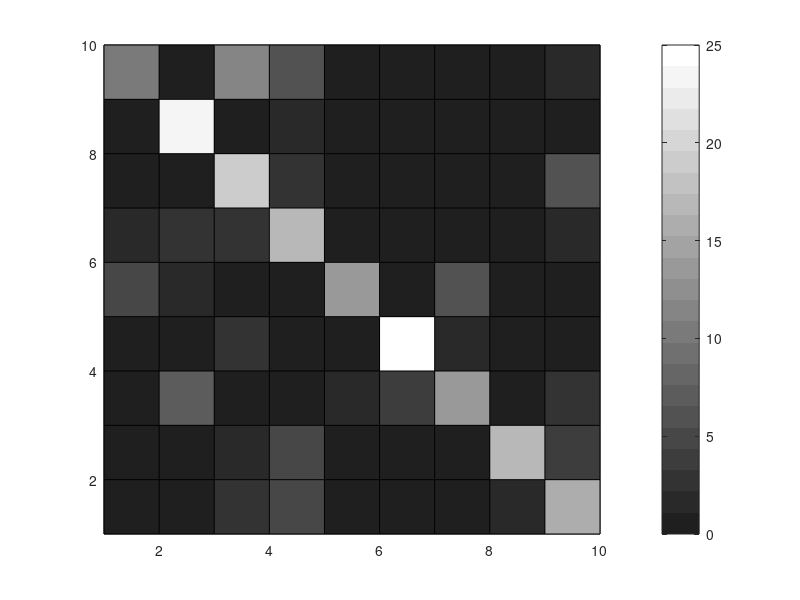

Source code (MATLAB):
Cmatrix	=	[	...
	10	0	11	6	0	0	0	0	2	1	;	...
	0	23	0	2	0	0	1	0	1	3	;	...
	1	0	19	3	0	0	0	0	6	1	;	...
	2	3	3	17	0	0	0	1	2	2	;	...
	5	2	0	0	14	1	6	1	0	1	;	...
	0	0	3	0	0	25	2	0	0	0	;	...
	0	7	0	0	2	4	14	0	3	0	;	...
	0	0	2	5	0	0	0	17	4	2	;	...
	1	0	3	5	0	0	0	2	16	3	;	...
	3	2	1	6	0	0	0	3	4	11	;	...
]

% use pcolor to draw patches with color given by Cmatrix
% % note that y-axis values need to be "flipped" in order for plot to match
% % orientation of Cmatrix
h_plot = pcolor(1:10, 10:-1:1, Cmatrix);

%%
% set the grayscale color map
%%

% # of grayscale levels is set by max value of Cmatrix
ngraylevels = max(max(Cmatrix));
% graymin sets the arbitrary lower bound for the grayscales used
% in the plot.  0 corresponds to black, higher values will raise 
% the minimum value brightness
graymin = 3;
graymax = ngraylevels;

% create grayscale colormap matrix
cvector = (graymin:graymax)./ngraylevels;
cmap = [cvector' cvector' cvector'];

% set the colormap
colormap(cmap);

% draw color bar
h_cb = colorbar;
